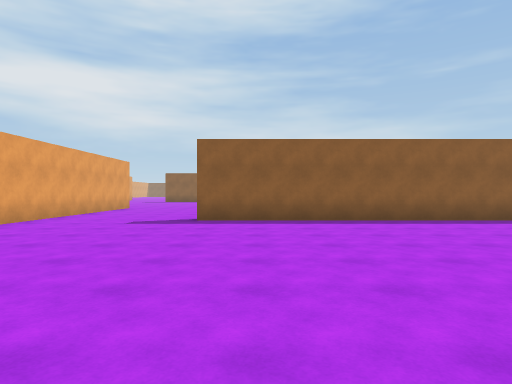
View 1 (above)

24 first-person views from a walk through a 3-D level made in the Unity game engine. The camera is 1.4 m above the floor, looks level and sees 75° across. The floor is counted in squares, 2 m on a side. Each view is taken from the middle of a square. On the plan, view 1 faces up. The plan holds only what a view shows up to about 10 squares ahead; the rest is blank. The place goes on beyond the plan.

View 2
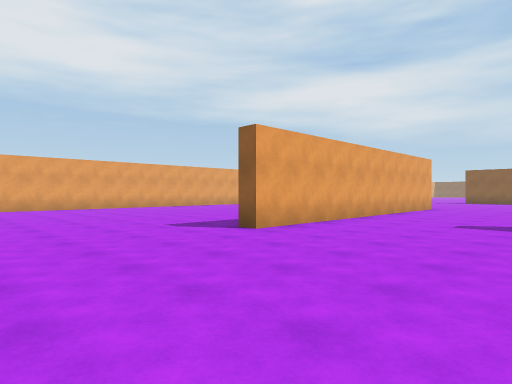

View 3
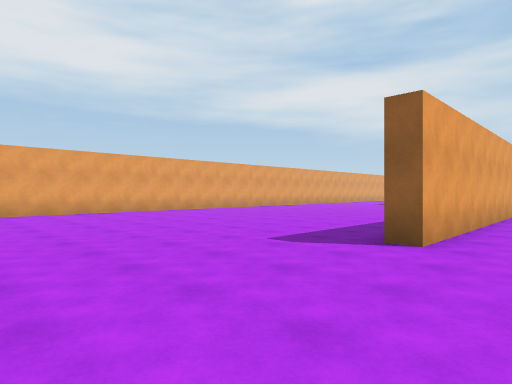

View 4
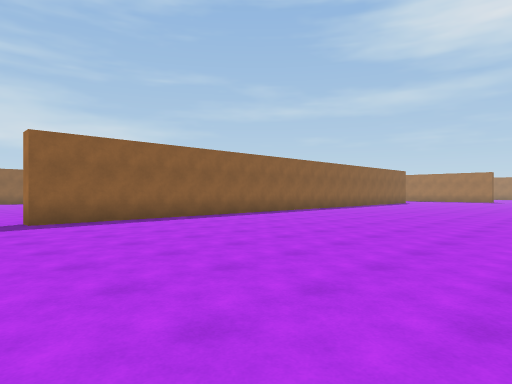

View 5
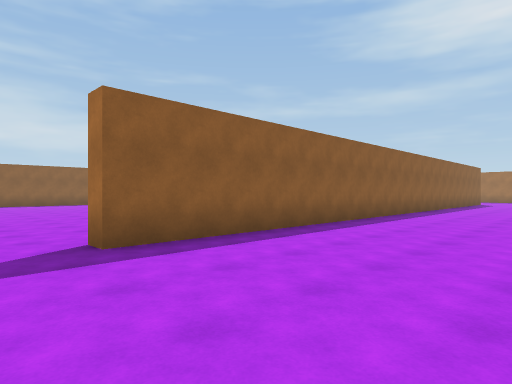

View 6
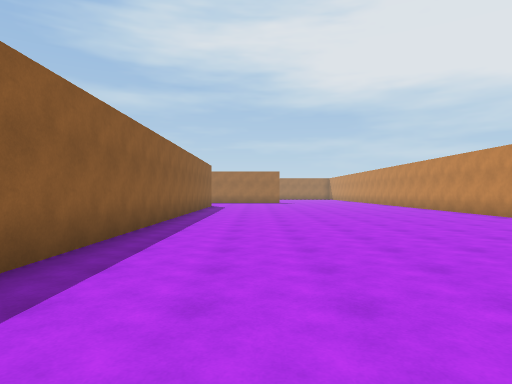

View 7
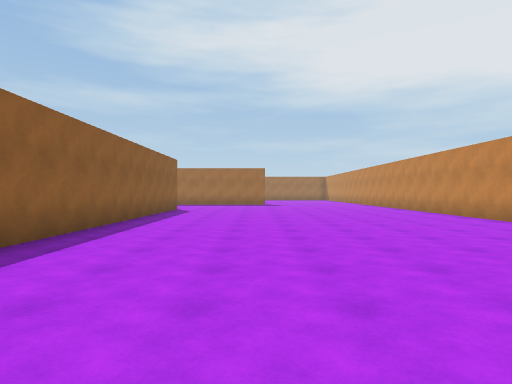

View 8
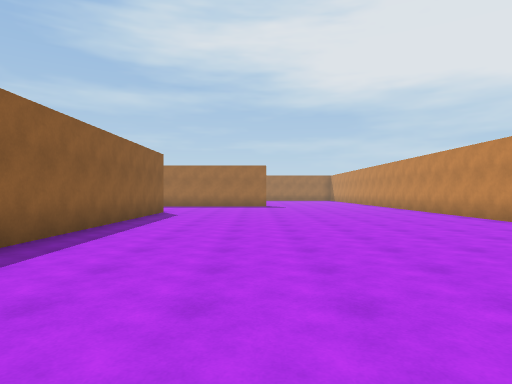

View 9
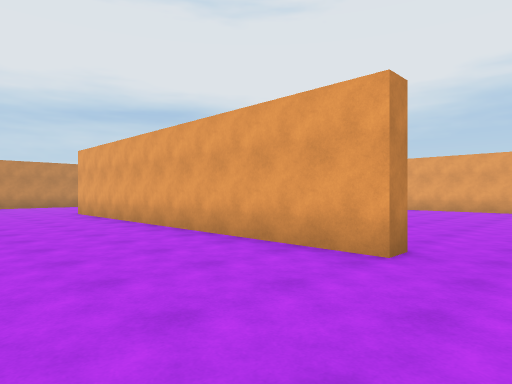

View 10
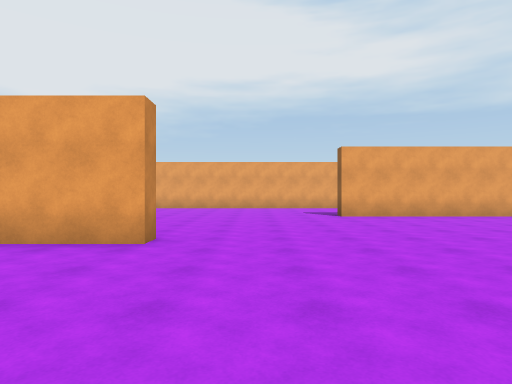

View 11
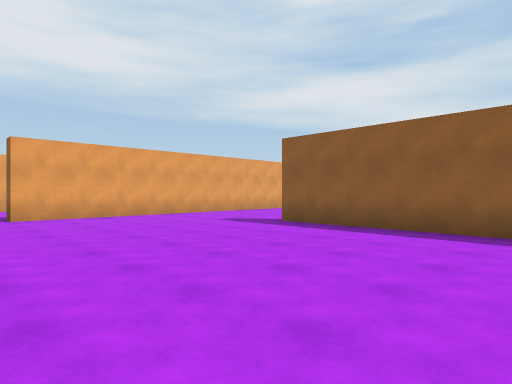

View 12
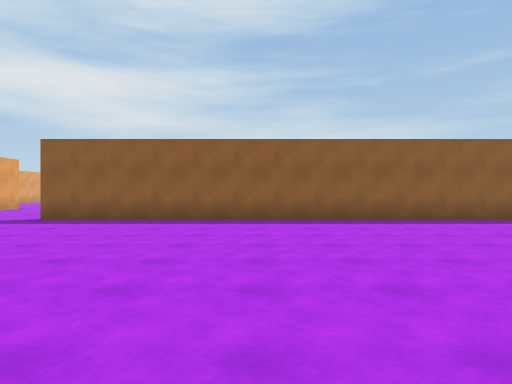

View 13
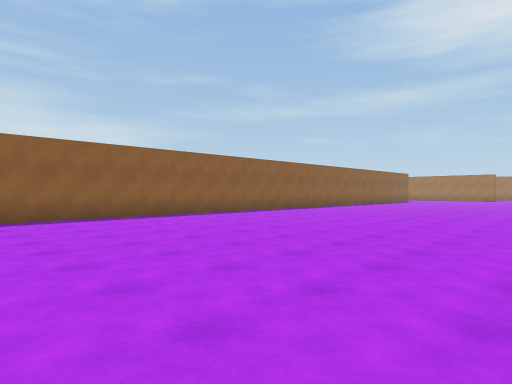

View 14
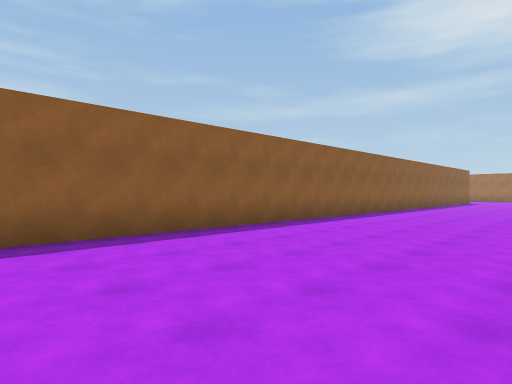

View 15
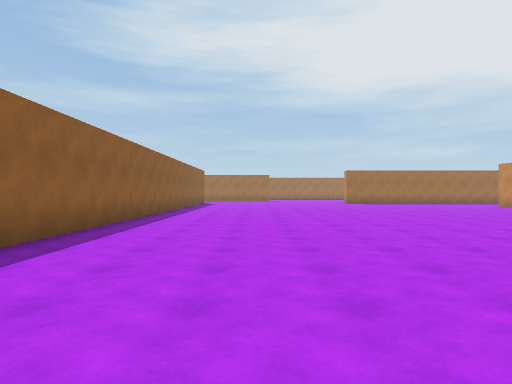

View 16
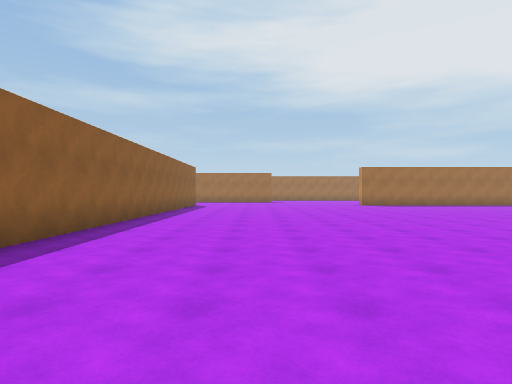

View 17
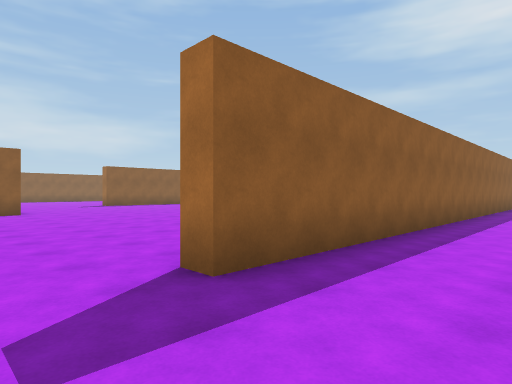

View 18
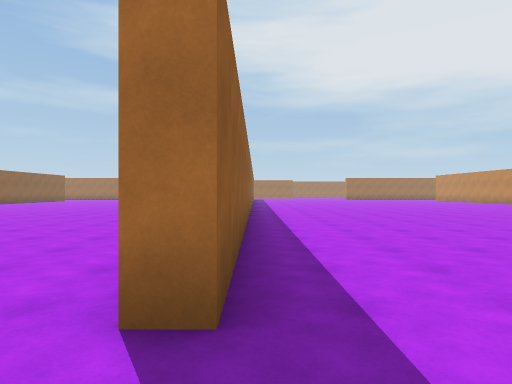

View 19
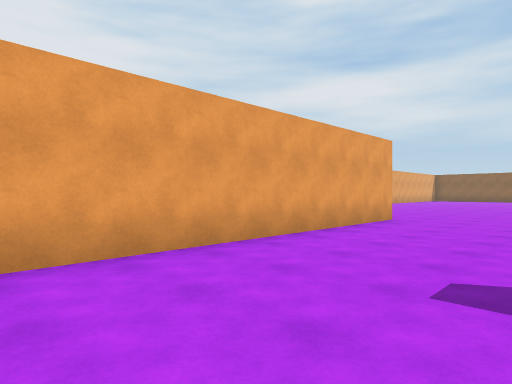

View 20
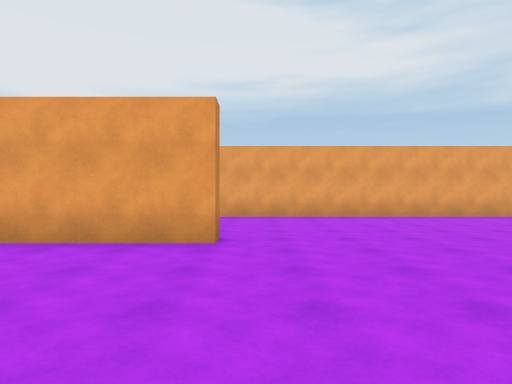

View 21
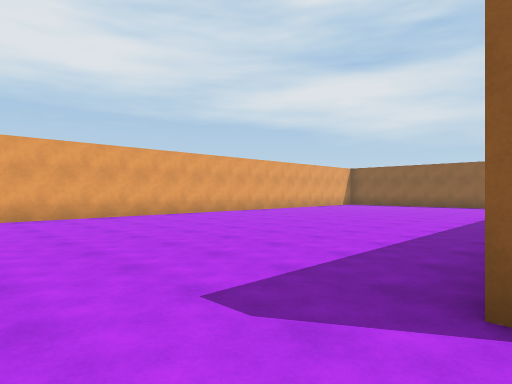

View 22
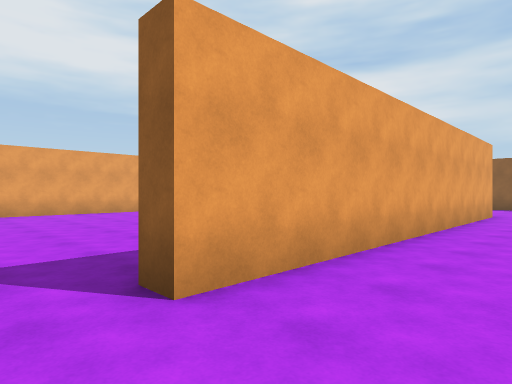

View 23
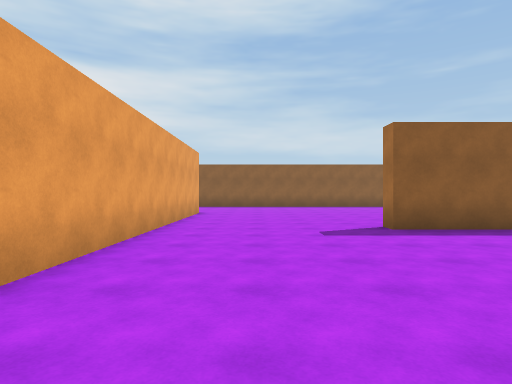

View 24
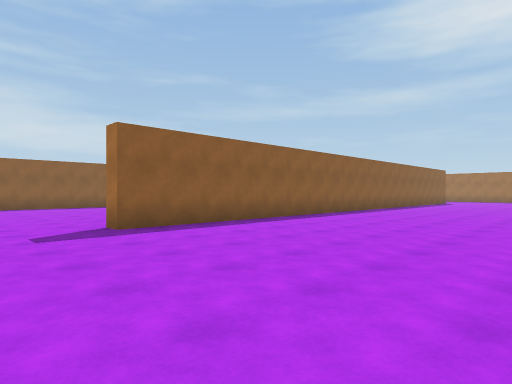

### Floor plan
Points are (right, up) in squares from view 1. A wall is a line through its corners. A room is listed if a view was taken in it or the views show most of it. See-through windows are left out.
Room 1 (views 1, 2, 3, 4, 5, 6, 7, 8, 9, 10, 11, 12, 13, 14, 15, 16, 17, 18, 19)
walls: (-6, 14.5) (-5.5, 14.5) (-5.5, 4.5) (-6, 4.5); (-10.5, 24.5) (-10.5, 18.5) (-11, 18.5); (11, -1) (17, -1); (17, 8.2) (-1.4, 8.2) (-1.4, 8.8); (-15.4, 2.8) (-15.4, 1.5); (16, 23.2) (-6.3, 23.2) (-6.3, 23.8); (-11, 28.5) (-10.5, 28.5); (-15.4, 29.6) (-15.4, 27.9)
ways out: opening at (-12.5, 29.8) to room 2; opening at (-7.5, 24.8) to room 2
Room 2 (views 20, 21, 22, 23, 24)
walls: (4, 38.2) (-1.4, 38.2) (-1.4, 38.8); (-5.9, 43.1) (-5.9, 33.2) (-6.5, 33.2); (-10.5, 28.5) (-10.5, 24.5); (-15.4, 36.2) (-15.4, 29.6)
ways out: opening at (-12.5, 29.8) to room 1; opening at (-7.5, 24.8) to room 1

Where each view was taken, in squares from view 1:
view 1: 0 up, 0 right, facing up
view 2: 0 up, 1 left, facing up-left
view 3: 0 up, 4 left, facing up-left
view 4: 0 up, 3 left, facing up-right
view 5: 4 up, 3 left, facing up-right
view 6: 6 up, 2 right, facing right
view 7: 5 up, 5 right, facing right
view 8: 5 up, 7 right, facing right
view 9: 16 up, 2 left, facing down-left
view 10: 16 up, 1 left, facing left
view 11: 17 up, 1 left, facing up-left
view 12: 15 up, 1 left, facing up
view 13: 14 up, 1 left, facing up-right
view 14: 18 up, 0 right, facing up-right
view 15: 20 up, 3 right, facing right
view 16: 20 up, 6 right, facing right
view 17: 21 up, 8 left, facing up-right
view 18: 23 up, 8 left, facing right
view 19: 20 up, 7 left, facing up-left
view 20: 29 up, 6 left, facing left
view 21: 31 up, 6 left, facing up-left
view 22: 32 up, 4 left, facing up-left
view 23: 32 up, 4 left, facing up
view 24: 32 up, 4 left, facing up-right
